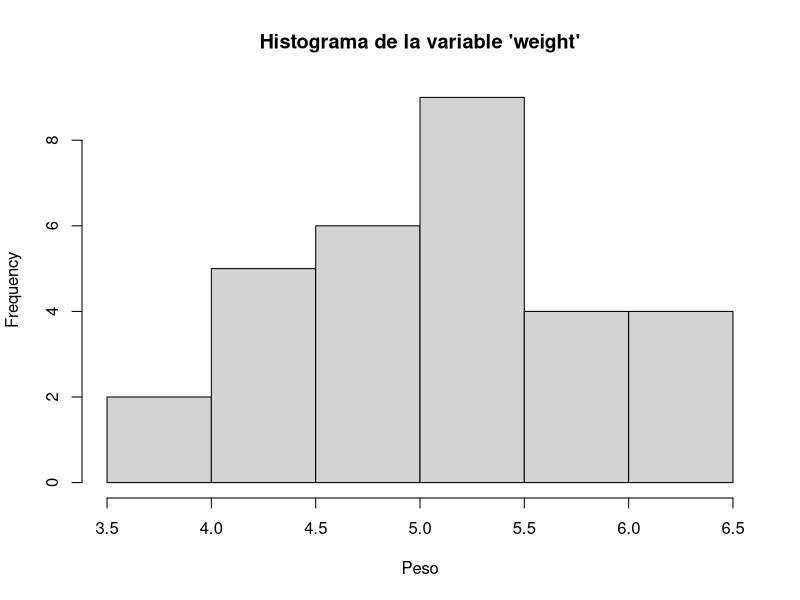
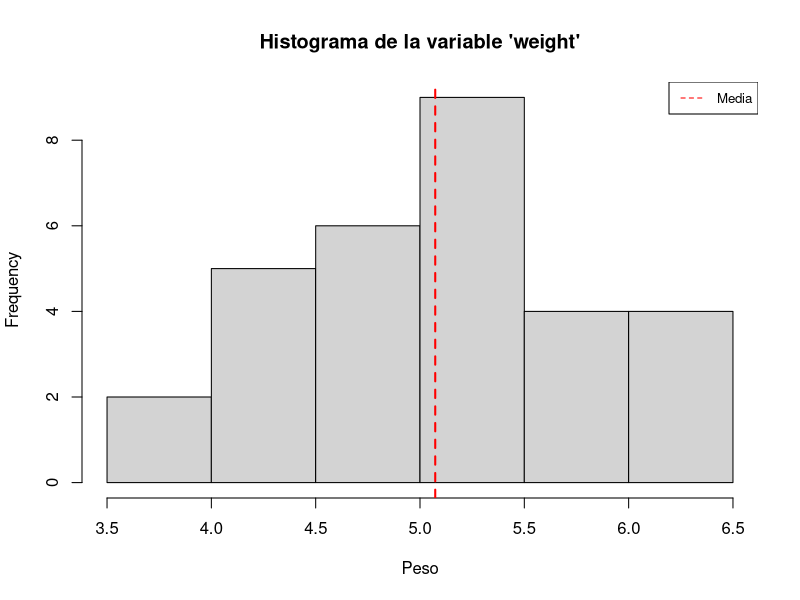

These figures' R source, in order:
## ---- chunk 1
#| echo: true

# Cargar el conjunto de datos
data("PlantGrowth")

# calcular la media de la variable "weight"
media.pesos <- mean(PlantGrowth$weight)

# Mostrar la media
media.pesos

## ---- chunk 2
#| echo: true

# Graficar un histograma de la variable "weight"
hist(PlantGrowth$weight, main = "Histograma de la variable 'weight'", xlab = "Peso")
## ---- chunk 3
#| echo: true

# Graficar un histograma de la variable "weight"
hist(PlantGrowth$weight, main = "Histograma de la variable 'weight'", xlab = "Peso")

# Dibujar la media en el histograma
abline(v = media.pesos, col = "red", lwd = 2, lty = 2)

# Leyenda
legend("topright", legend = c("Media"), col = c("red"), lty = 2, cex = 0.8)
